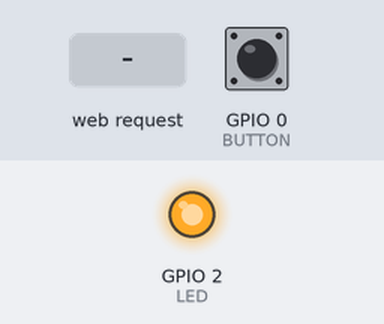
Bench run of a sketch on a simulated ESP8266 (NodeMCU). Shown: output pins drawn as LEDs (lit = HIGH). The inputs (shaded band) are chosen by the test bench; at power-on: GPIO 0 (BUTTON) HIGH. WiFi joins after 1.5 s; servers stay silent unless stated; what the sketch prints to the serial monitor is not drawn.

Above: at 2.7 s.
2.8 s: HTTP request GET /LED=ON received
At 4.2 s:
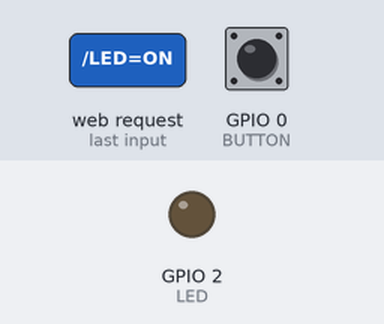
10.0 s: HTTP request GET /LED=OFF received
At 11.1 s:
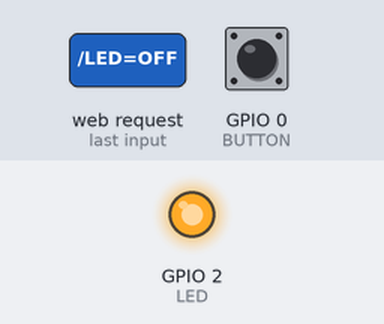
Timing chart, 0 to 12.5 s (numbered marks = the images above; inputs shaded):
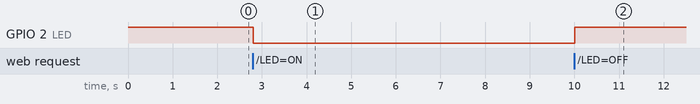

The sketch:

wifi_led.ino
```cpp
#include "secrets.h"

#include <ESP8266WiFi.h>
#include <ESP8266HTTPClient.h>
#include <WiFiClient.h>

const char* ssid = WIFI_SSID;
const char* password = WIFI_PASSWORD;


const char* serverIP = "192.168.68.XX";

int LED = 2;
int BUTTON = 0;

WiFiServer server(80);

bool ledState = false;
bool lastButtonState = HIGH;

void sendCommand(String cmd) {
  WiFiClient client;
  HTTPClient http;
  String url = "http://" + String(serverIP) + "/LED=" + cmd;
  http.begin(client, url);
  int code = http.GET();
  Serial.println("Sent: " + cmd + " | Response: " + String(code));
  http.end();
}

void handleClient() {
  WiFiClient client = server.available();
  if (!client) return;

  unsigned long timeout = millis();
  while (!client.available()) {
    if (millis() - timeout > 2000) { client.stop(); return; }
    delay(1);
  }

  String request = client.readStringUntil('\r');
  Serial.println("Received: " + request);

  if (request.indexOf("/LED=ON") != -1) {
    digitalWrite(LED, LOW);
    ledState = true;
    Serial.println("LED ON");
  }
  if (request.indexOf("/LED=OFF") != -1) {
    digitalWrite(LED, HIGH);
    ledState = false;
    Serial.println("LED OFF");
  }

  client.println("HTTP/1.1 200 OK");
  client.println("Content-Type: text/plain");
  client.println("");
  client.println("OK");
  client.stop();
}

void setup() {
  Serial.begin(115200);
  pinMode(LED, OUTPUT);
  digitalWrite(LED, HIGH);

  pinMode(BUTTON, INPUT_PULLUP);

  WiFi.begin(ssid, password);
  Serial.print("Connecting");
  while (WiFi.status() != WL_CONNECTED) {
    delay(500);
    Serial.print(".");
  }
  Serial.println("\nWiFi connected!");
  Serial.print("My IP: ");
  Serial.println(WiFi.localIP());

  server.begin();
  Serial.println("Server started");
}

void loop() {
  handleClient();

  bool buttonState = digitalRead(BUTTON);
  if (buttonState == LOW && lastButtonState == HIGH) {
    delay(50); // антидребезг
    ledState = !ledState;
    sendCommand(ledState ? "ON" : "OFF");
  }
  lastButtonState = buttonState;

  delay(10);
}
```

secrets.example.h
```cpp
#pragma once

// Copy to secrets.h and enter your local Wi-Fi settings.
#define WIFI_SSID "YOUR_WIFI_SSID"
#define WIFI_PASSWORD "YOUR_WIFI_PASSWORD"
```

Measured:
- after the input at 2.8 s, GPIO 2 (LED): HIGH → LOW at once
- after the input at 10.0 s, GPIO 2 (LED): LOW → HIGH at once
